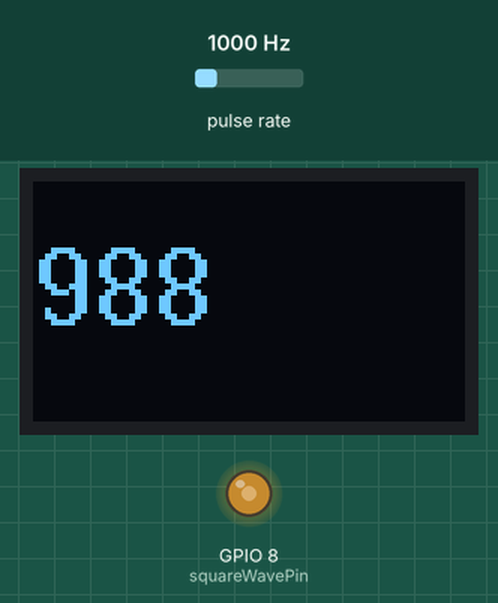
Recording of a sketch running on a simulated ESP32-S3. Shown: 72×40 one-colour display, output pins drawn as LEDs (lit = HIGH). Wiring (inferred from the names in the program): pulse sensor: data GPIO 7. The test bench sets the inputs (shaded band); at power-on: pulse rate 1000 Hz. What the sketch prints to the serial monitor is not drawn.

Above: at 1.2 s.
1.3 s: pulse rate (sensor on GPIO 7) set to 1250 Hz
At 3.4 s:
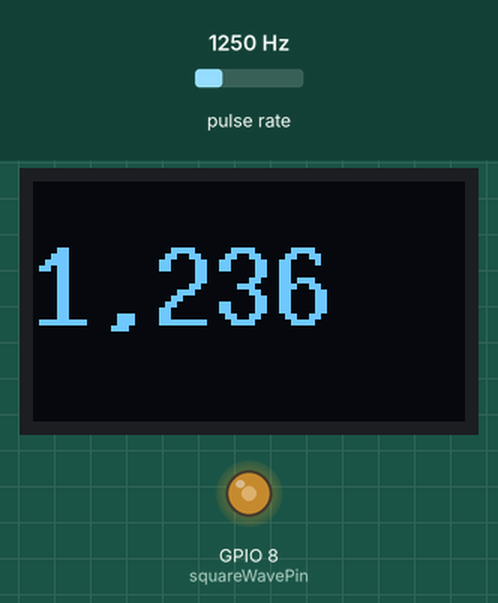
4.3 s: pulse rate (sensor on GPIO 7) set to 2500 Hz
At 5.21 s:
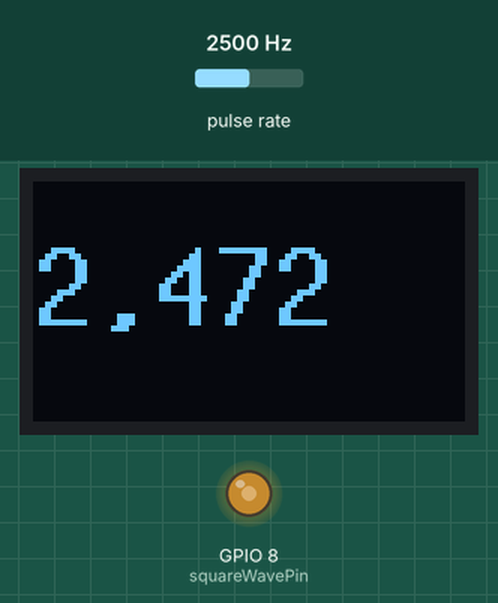
5.9 s: pulse rate (sensor on GPIO 7) set to 100 Hz
At 7.7 s:
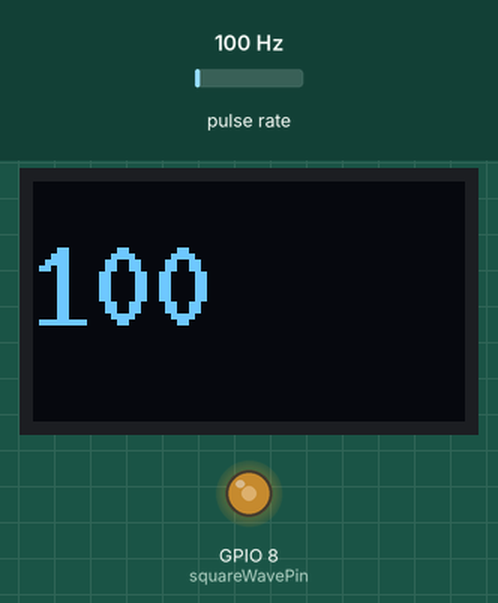
Timing chart, 0 to 9.2 s (numbered marks = the images above; inputs shaded):
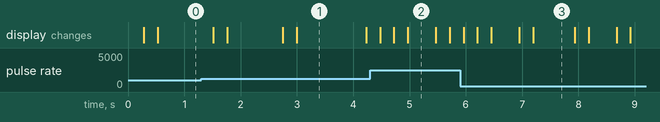

The sketch:

FrequencyMeter3.ino
```cpp
/*

   Frequency counter and display - early draft, I wouldn't use this one.
   Here to show differences between Expressif and Arduino interrupt handling.
   It uses Espressif's low level interupt commands: https://esp32.com/viewtopic.php?t=777
   The final version uses Arduino's API.

   Unless required by applicable law or agreed to in writing, this
   software is distributed on an "AS IS" BASIS, WITHOUT WARRANTIES OR
   CONDITIONS OF ANY KIND, either express or implied.

*/

#include <Arduino.h>

#include <stdio.h>
#include "driver/gpio.h"
#include "freertos/FreeRTOS.h"

// Display
#include <U8g2lib.h>
#include <Wire.h>
#define SDA_PIN 5
#define SCL_PIN 6
U8G2_SSD1306_72X40_ER_F_HW_I2C u8g2(U8G2_R0, /* reset=*/ U8X8_PIN_NONE);   // EastRising 0.42" OLED

#define freqInputPin GPIO_NUM_7
#define squareWavePin GPIO_NUM_8

volatile long unsigned int counter = 0;
long unsigned int counterBuf = 0;
char buf[10];

static void gpio_isr_handler(void* arg) {
  counter++;
}

char *ultos_recursive(unsigned long val, char *s, unsigned radix, int pos) {
  int c;
  if (val >= radix)
    s = ultos_recursive(val / radix, s, radix, pos + 1);
  c = val % radix;
  c += (c < 10 ? '0' : 'a' - 10);
  *s++ = c;
  if (pos % 3 == 0) *s++ = ',';
  return s;
}

char *ltos(long val, char *s, int radix) {
  if (radix < 2 || radix > 36) {
    s[0] = 0;
  } else {
    char *p = s;
    if (radix == 10 && val < 0) {
      val = -val;
      *p++ = '-';
    }
    p = ultos_recursive(val, p, radix, 0) - 1;
    *p = 0;
  }
  return s;
}

void inputConfig() {
  gpio_install_isr_service(0);
  Serial.printf("Configuring input\n");
  gpio_reset_pin(freqInputPin);
  gpio_set_direction(freqInputPin, GPIO_MODE_INPUT);
  gpio_pullup_en(freqInputPin);
  gpio_set_intr_type(freqInputPin, GPIO_INTR_NEGEDGE);
  gpio_isr_handler_add(freqInputPin, gpio_isr_handler, NULL);
  Serial.printf("Config complete\n");
}

void outputConfig() {
  pinMode(squareWavePin, OUTPUT);
  analogWrite(squareWavePin, 128);
}
void displayConfig() {
  Wire.begin(SDA_PIN, SCL_PIN);
  u8g2.begin();
  u8g2.setFont(u8g2_font_10x20_me);
  u8g2.setFlipMode(1);
  u8g2.setContrast(1);
}

void setup() {
  Serial.begin(115200);
  displayConfig();
  inputConfig();
  outputConfig();
}

void loop() {
  delay(238);

  counterBuf = counter * 4;
  counter=0;

  Serial.println(counterBuf);
  ltos(counterBuf, buf, 10);
  u8g2.clearBuffer();
  u8g2.drawStr(0, 24, buf);
  u8g2.sendBuffer();

}


/*
  #include <Arduino.h>

  int squareWave = 9;
  int freqPin = 7;

  void setup() {
  Serial.begin(115200);
  Serial.print("Starting...");
  pinMode(freqPin, INPUT);
  FreqCount.begin(1000);
  pinMode(squareWave, OUTPUT);
  analogWrite(squareWave, 128);
  }

  char *ultos_recursive(unsigned long val, char *s, unsigned radix, int pos) { // Format an unsigned long (32 bits) into a string
  int c;
  if (val >= radix)
    s = ultos_recursive(val / radix, s, radix, pos + 1);
  c = val % radix;
  c += (c < 10 ? '0' : 'a' - 10);
   s++ = c;
  if (pos % 3 == 0) *s++ = ',';
  return s;
  }

  char *ltos(long val, char *s, int radix) {                                 // Format an long (32 bits) into a string
  if (radix < 2 || radix > 36) {
    s[0] = 0;
  } else {
    char *p = s;
    if (radix == 10 && val < 0) {
      val = -val;
       p++ = '-';
    }
    p = ultos_recursive(val, p, radix, 0) - 1;
     p = 0;
  }
  return s;
  }

  void increment() {
  x++;
  }

  void loop() {
  Serial.print(x);
  Serial.println("hz");
  x = 0;
  delay(990);
  }

*/
```

Measured:
- after the input at 1.3 s, the display: first changes after 0.21 s (image 1 shows a later state)
- after the input at 4.3 s, the display: first changes after 0.18 s (image 2 shows a later state)
- after the input at 5.9 s, the display: first changes after 0.06 s (image 3 shows a later state)
- what the display in image 1 shows lasts 1.2 s, from 3.0 s to 4.2 s
- what the display in image 2 shows lasts 0.5 s, from 5.0 s to 5.5 s
- what the display in image 3 shows lasts 0.7 s, from 7.2 s to 7.9 s
